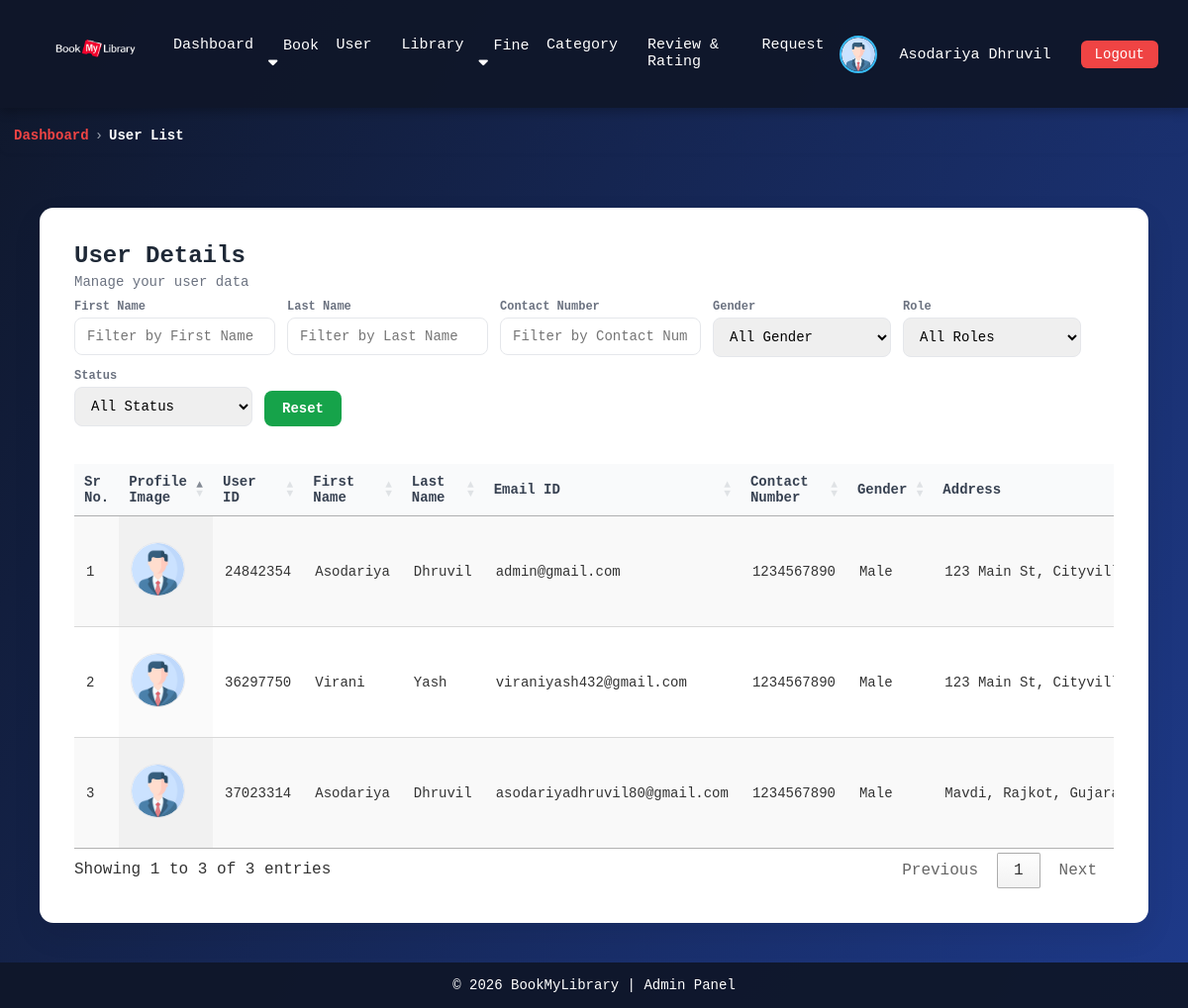
Screenshot of /admin/user_list.php (signed in) with the database file from the repository.
### tables this page shows
CREATE TABLE `user` (
  `user_id` int NOT NULL,
  `first_name` varchar(100) DEFAULT NULL,
  `last_name` varchar(100) DEFAULT NULL,
  `email` varchar(255) DEFAULT NULL,
  `contact_no` varchar(15) DEFAULT NULL,
  `gender` varchar(10) DEFAULT NULL,
  `address` varchar(255) DEFAULT NULL,
  `image` varchar(255) DEFAULT NULL,
  `password` varchar(255) NOT NULL,
  `role` varchar(10) DEFAULT NULL,
  `status` varchar(15) DEFAULT NULL
);

### admin/user_list.php (the view, shortened to what this page needs)
<!DOCTYPE html>
<html lang="en">
<head>
    <link rel="stylesheet" href="https://cdn.datatables.net/1.13.6/css/jquery.dataTables.min.css">
    <link rel="stylesheet" href="https://cdn.datatables.net/buttons/2.4.1/css/buttons.dataTables.min.css">
</head>
<body>
    <?php include 'navbar.php'; ?>
    <div class="breadcrumb-wrapper">
        <nav class="breadcrumb">
            <a href="home.php" class="dashboard">Dashboard</a>
            <span class="separator">›</span>
            <span class="current">User List</span>
        </nav>
    </div>
    <div class="container">
        <div class="card">
            <div class="top-actions">
                <div class="title-area">
                    <h3>User Details</h3>
                    <div class="subtitle">Manage your user data</div>
                </div>
                <div class="advanced-filters">
                    <div class="filter-box">
                        <label>First Name</label>
                        <input type="text" id="filterFirstName" placeholder="Filter by First Name">
                    </div>
                    <div class="filter-box">
                        <label>Last Name</label>
                        <input type="text" id="filterLastName" placeholder="Filter by Last Name">
                    </div>
                    <div class="filter-box">
                        <label>Contact Number</label>
                        <input type="text" id="filterContactNumber" placeholder="Filter by Contact Number">
                    </div>
                    <div class="filter-box">
                        <label>Gender</label>
                        <select id="filterGender">
                            <option value="">All Gender</option>
                        </select>
                    </div>
                    <div class="filter-box">
                        <label>Role</label>
                        <select id="filterRole">
                            <option value="">All Roles</option>
                        </select>
                    </div>
                    <div class="filter-box">
                        <label>Status</label>
                        <select id="filterStatus">
                            <option value="">All Status</option>
                        </select>
                    </div>
                    <div class="filter-box btn-area">
                        <button class="btn btn-add" onclick="resetFilters()">Reset</button>
                    </div>
                </div>
            </div>
            <table id="bookTable" class="display">
                <thead>
                    <tr>
                        <th>Sr No.</th>
                        <th>Profile Image</th>
                        <th>User ID</th>
                        <th>First Name</th>
                        <th>Last Name</th>
                        <th>Email ID</th>
                        <th>Contact Number</th>
                        <th>Gender</th>
                        <th>Address</th>
                    </tr>
                </thead>
                <tbody>
                    <?php
                    $user = mysqli_query($con, "SELECT * FROM user");
                    foreach ($user as $row) {
                        if ($row['status'] == "Active") {
                            $statusClass = "active";
                            $statusText  = "Active";
                            $buttonText = "Inactive";
                        } else {
                            $statusClass = "inactive";
                            $statusText  = "Inactive";
                            $buttonText = "Active";
                        }
                        $roleClass = strtolower($row['role']);
                        echo "<tr>
                        <td>1</td>
                        <td><img src='../image/{$row['image']}' class='cover'></td>
                        <td>{$row['user_id']}</td>
                        <td>{$row['first_name']}</td>
                        <td>{$row['last_name']}</td>
                        <td>{$row['email']}</td>
                        <td>{$row['contact_no']}</td>
                        <td>{$row['gender']}</td>
                        <td>{$row['address']}</td>
                        <td>
                            <span id='role_{$row['user_id']}'
                                class='roleSpan {$roleClass}'>
                                {$row['role']}
                            </span>
                        </td>
                        <td><span id='status_{$row['user_id']}'
                                class='status {$statusClass}'>
                                {$statusText}
                            </span>
                        </td>
                        <td>
                            <a href='edit_user.php?user_id={$row['user_id']}'><button class='btn btn-edit'>Edit</button></a>
                            <button class='btn btn-delete' onclick='openDeleteModal({$row['user_id']})'>Delete</button><br>
                            <button
                                class='btn btn-toggle'
                                onclick='toggleStatus({$row['user_id']}, " . json_encode($statusText) . ", this)'>
                                {$buttonText}
                            </button>
                                <select class='btn btn-role'
                                        onchange='changeRole({$row['user_id']}, this.value)'>
                                    <option disabled selected>Change Role</option>
                                    <option value='Admin'>Admin</option>
                                    <option value='User'>User</option>
                                    <option value='Librarian'>Librarian</option>
                                </select>
                        </td>
                    </tr>";
                    }
                    ?>
                </tbody>
            </table>
        </div>
    </div>
    <?php include 'footer.php'; ?>
</body>
</html>

### admin/navbar.php (shortened to what this page needs)
<!DOCTYPE html>
<html lang="en">
<?php
include '../update_status.php';
?>
<head>
    <link rel="stylesheet" href="https://cdnjs.cloudflare.com/ajax/libs/font-awesome/6.5.0/css/all.min.css">
</head>
<body>
    <?php
    $user_id = $_SESSION['id'];
    $user = mysqli_query($con, "SELECT * FROM user WHERE user_id = $user_id");
    $data = mysqli_fetch_assoc($user);
    ?>
    <nav class="navbar">
        <div class="nav-left">
            <a href="home.php">
                <img src="../image/BookMyLibrary.png" alt="Library Logo">
            </a>
        </div>
        <div class="nav-center">
            <a href="home.php">Dashboard</a>
            <div class="dropdown">
                <a href="javascript:void(0);" class="dropbtn">Book <i class="fa-solid fa-caret-down"></i></a>
            </div>
            <a href="user_list.php">User</a>
            <a href="library_list.php">Library</a>
            <div class="dropdown">
                <a href="javascript:void(0);" class="dropbtn">Fine <i class="fa-solid fa-caret-down"></i></a>
            </div>
            <a href="category_list.php">Category</a>
            <a href="review&rating_list.php">Review & Rating</a>
            <a href="librarian_requests.php">Request</a>
        </div>
        <div class="nav-right">
            <div class="profile">
                <img src="../image/<?php echo $data['image']; ?>" alt="Profile">
                <div class="dropdown">
                    <a href="javascript:void(0);" class="dropbtn"><?php echo $data['first_name'] . " " . $data['last_name']; ?></a>
                </div>
            </div>
            <a href="../login.php" class="logout-btn">Logout</a>
        </div>
    </nav>
</body>
</html>

### admin/user_list.php (style rules this page uses)
* { margin: 0; padding: 0; box-sizing: border-box; font-family: "JetBrains Mono", "Fira Code", Consolas, monospace; }
body { min-height: 100vh; display: flex; flex-direction: column; background: linear-gradient(120deg, #0f172a, #1e3a8a); color: #333; }
.container { width: 100%; max-width: 100%; padding: 40px; }
.card { background: #ffffff; padding: 35px; border-radius: 14px; box-shadow: 0 12px 30px rgba(0, 0, 0, 0.08); }
.top-actions { display: flex; justify-content: space-between; align-items: center; margin-bottom: 20px; flex-wrap: wrap; gap: 10px; }
.title-area h3 { margin: 0; font-size: 24px; font-weight: 700; color: #1f2937; }
.subtitle { font-size: 14px; color: #6b7280; margin-top: 5px; }
.btn { padding: 10px 18px; border-radius: 8px; border: none; cursor: pointer; font-size: 14px; font-weight: 600; transition: 0.2s ease; }
.btn-add { background: #16a34a; color: #fff; }
td { white-space: nowrap; }
table.dataTable { width: 100% !important; font-size: 14px; }
table.dataTable thead th { background: #f9fafb; color: #374151; font-weight: 600; border-bottom: 1px solid #e5e7eb; padding: 14px 12px; }
table.dataTable tbody td { padding: 14px 12px; vertical-align: middle; }
table.dataTable tbody tr { transition: background 0.2s; }
img.cover { width: 55px; height: 55px; object-fit: cover; border-radius: 100%; border: 1px solid #e5e7eb; background: #f9fafb; }
.breadcrumb-wrapper { padding: 10px 14px; border-radius: 8px; margin-bottom: 15px; margin-top: 10px; box-shadow: 0 2px 4px rgba(0, 0, 0, 0.02); }
.breadcrumb { font-size: 14px; font-weight: 500; color: #6b7280; display: flex; flex-wrap: wrap; align-items: center; gap: 6px; }
.breadcrumb .dashboard { color: #ef4444; font-weight: 600; }
.breadcrumb .separator { color: #9ca3af; }
.breadcrumb a { text-decoration: none; color: #ef4444; transition: 0.2s ease; }
.breadcrumb .current { color: #ffffffff; font-weight: 600; }
.advanced-filters { display: flex; flex-wrap: wrap; gap: 12px; margin-bottom: 18px; }
.advanced-filters input, .advanced-filters select { padding: 10px 12px; border: 1px solid #e5e7eb; border-radius: 8px; font-size: 14px; min-width: 180px; }
.filter-box { display: flex; flex-direction: column; }
.filter-box label { font-size: 12px; font-weight: 600; color: #6b7280; margin-bottom: 4px; }
.btn-area { justify-content: flex-end; }

### admin/navbar.php (style rules this page uses)
.navbar { background: rgba(15, 23, 42, 0.95); color: #fff; padding: 12px 30px; display: flex; align-items: center; justify-content: space-between; flex-wrap: wrap; box-shadow: 0 4px 10px rgba(0, 0, 0, 0.25); font-family: "JetBrains Mono", "Fira Code", Consolas, monospace; }
.nav-left { display: flex; align-items: center; gap: 10px; }
.nav-left img { height: 80px; width: 130px; }
.nav-center { flex: 1; display: flex; justify-content: center; }
.nav-center a { color: #fff; text-decoration: none; margin: 0 15px; font-size: 15px; }
.nav-right { display: flex; align-items: center; gap: 15px; }
.profile { display: flex; align-items: center; gap: 8px; color: #fff; }
.profile img { width: 38px; height: 38px; border-radius: 50%; border: 2px solid #38bdf8; object-fit: cover; }
.logout-btn { padding: 6px 14px; border-radius: 6px; background: #ef4444; color: #fff; text-decoration: none; font-size: 14px; }
.dropdown { position: relative; display: inline-block; }
.dropdown>a { color: #fff; text-decoration: none; margin: 0 15px; font-size: 15px; cursor: pointer; }
.dropdown>a.dropbtn { color: #fff; text-decoration: none; margin: 0 15px; font-size: 15px; cursor: pointer; }

### admin/footer.php (style rules this page uses)
html, body { height: 100%; margin: 0; }
body { display: flex; flex-direction: column; }

### rows the page displays
user: image (placeholder picture), first_name "Asodariya", last_name "Dhruvil", user_id "24842354", email "admin@gmail.com", contact_no "1234567890", gender "Male", address "123 Main St,…"
user: image (placeholder picture), user_id "36297750", first_name "Virani", last_name "Yash", email "viraniyash432@gmail.com", contact_no "1234567890", gender "Male", address "123 Main St,…"
user: image (placeholder picture), user_id "37023314", first_name "Asodariya", last_name "Dhruvil", email "asodariyadhruvil80@gmail.com", contact_no "1234567890", gender "Male", address "Mavdi, Rajkot,…"
